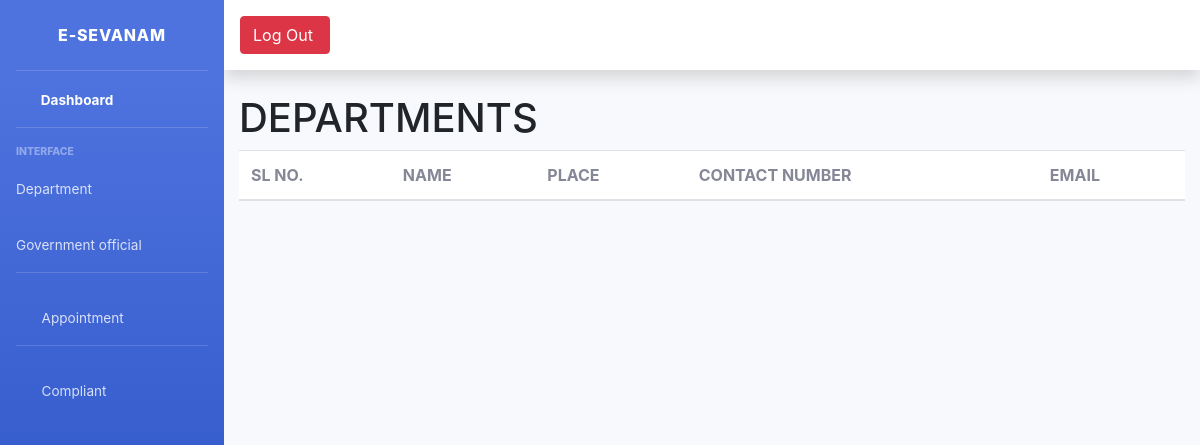
The page /dept_view on the database as committed earlier.
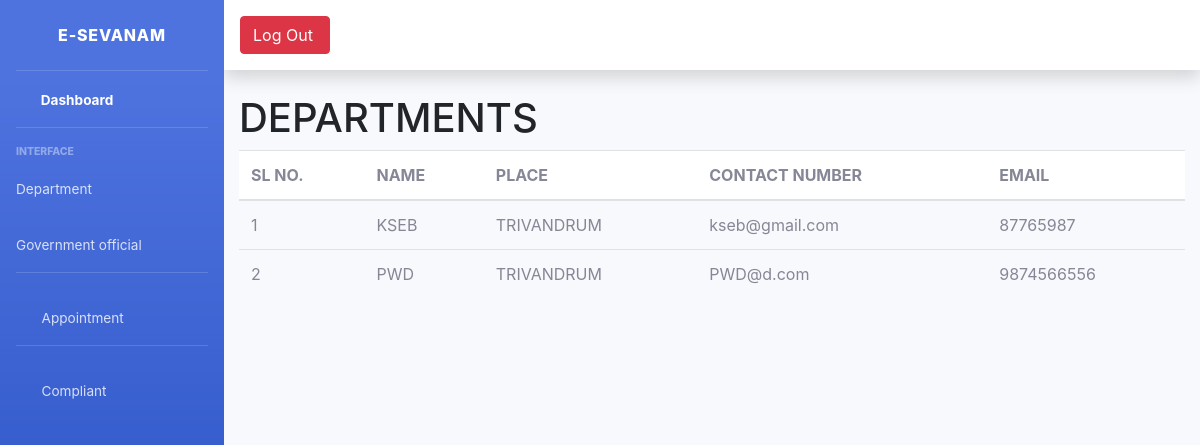
The same page on the database as committed later.
### manageapp1/models.py (models this page shows, shortened)
class Department(models.Model):
    name= models.CharField(max_length=200)
    place= models.CharField(max_length=200)
    contact_number= models.CharField(max_length=100)
    email= models.EmailField()

### manageapp1/admin_views.py (the view)
# urls.py: path('dept_view',admin_views.dept_view,name='dept_view'),
def dept_view(request):
    data = Department.objects.all()
    return render(request, 'depttable.html', {'data': data})

### templates/depttable.html (shortened to what this page needs)
<!DOCTYPE html>
{% extends 'base.html' %}
{% block content %}
<html lang="en">
<head>
   <h1>DEPARTMENTS</h1>
 <head>
    <link rel="stylesheet" href="https://stackpath.bootstrapcdn.com/bootstrap/4.1.3/css/bootstrap.min.css">
    <table class="table">
  <thead class="table table-striped">
    <tr>
      <th scope="col">SL NO.</th>
      <th scope="col">NAME</th>
      <th scope="col">PLACE</th>
      <th scope="col">CONTACT NUMBER</th>
      <th scope="col">EMAIL</th>
    </tr>
  </thead>
  <tbody>
  {% for i in data %}
    <tr>
        <td>{{forloop.counter}}</td>
        <td>{{i.name}}</td>
        <td>{{i.place}}</td>
        <td>{{i.email}}</td>
        <td>{{i.contact_number}}</td>
  {% endfor %}
    </tr>
  </tbody>
</head>
<body>
{% endblock %}

Rows that differ between the two databases and show on the page:
added Department: name "KSEB", place "TRIVANDRUM", email "kseb@gmail.com", contact_number "87765987"
added Department: name "PWD", place "TRIVANDRUM", email "PWD@d.com", contact_number "9874566556"
